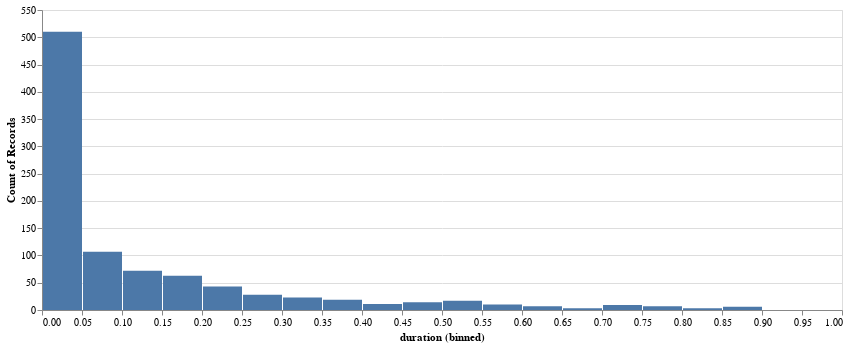

Write notebook code for a chart like this one.
### Code cell
N = 1000
# X = beta(a := 2, b := 5)
# X = expon(loc=0, scale=1)
X = weibull_min(c=0.5, loc=0, scale=0.1)

base_duration = 0

duration = [
    # base_duration + X.rvs()
    X.rvs()
    for _ in range(N)
]

df = pd.DataFrame({"duration": duration})

alt.Chart(df).mark_bar().encode(
    # alt.X("duration:Q", bin=True),
    alt.X("duration:Q", bin=alt.Bin(extent=[0, 1], step=0.05)),
    # alt.X("duration:Q", bin=alt.Bin(extent=[0, 40], step=2)),
    y='count()',
).properties(
    width = 800
)

### Figure 1 — Vega-Lite specification as saved in the notebook (floating-point values rounded to 4 significant figures; data arrays with more than 128 entries replaced by an {"elided": "..."} marker saying what was removed)
{"config": {"view": {"continuousWidth": 400, "continuousHeight": 300}}, "data": {"name": "data-37a14ba4505af39bad64d42e89db615f"}, "mark": "bar", "encoding": {"x": {"bin": {"extent": [0, 1], "step": 0.05}, "field": "duration", "type": "quantitative"}, "y": {"aggregate": "count", "type": "quantitative"}}, "width": 800, "$schema": "https://vega.github.io/schema/vega-lite/v4.17.0.json", "datasets": {"data-37a14ba4505af39bad64d42e89db615f": {"elided": "1000 records"}}}
